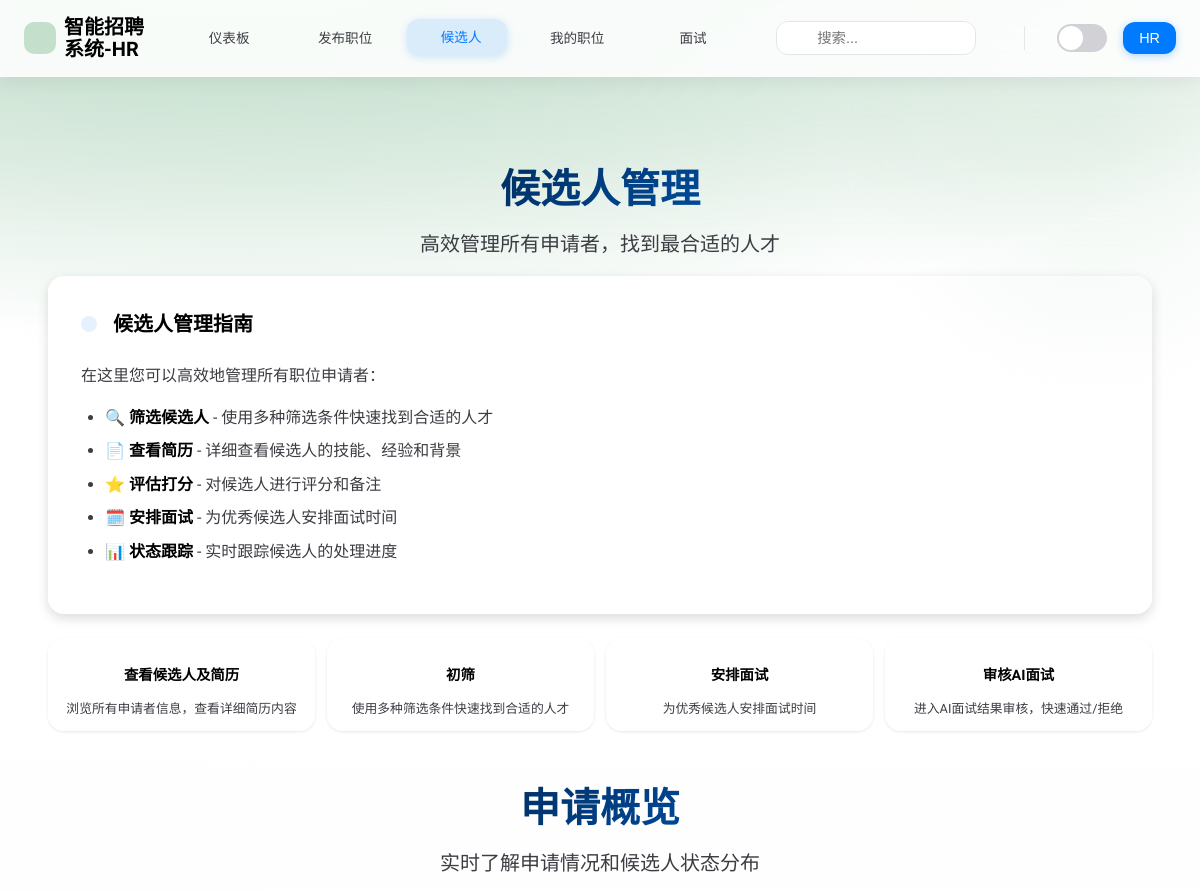
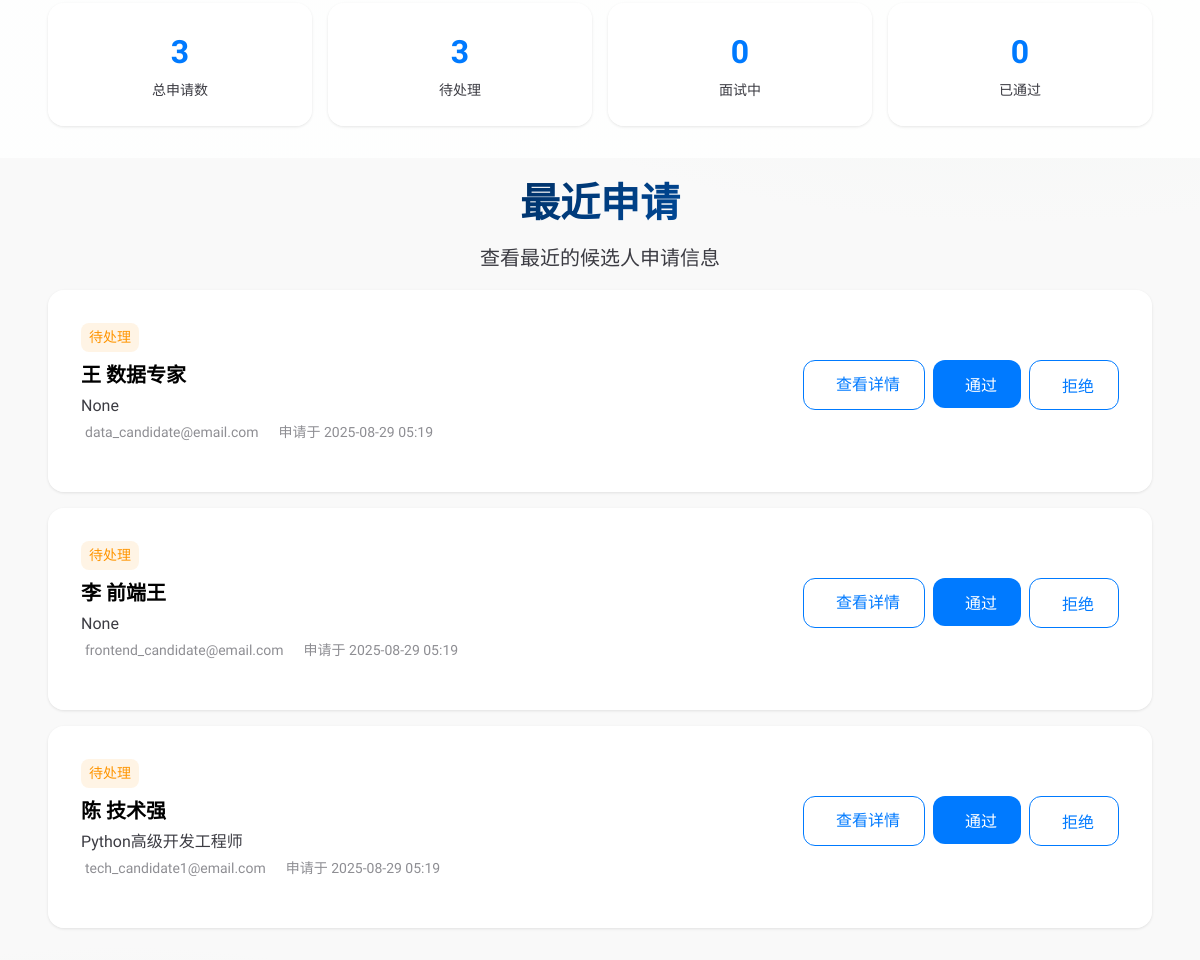
Screenshot of /smartrecruit/hr/dashboard/candidates/ (signed in) with the database file from the repository (2 pictures, top to bottom).
### app/models.py (models this page shows, shortened)
    class UserMixin:
        pass  # Flask-Login 方法将在User模型中实现

class User(UserMixin, db.Model):
    id = db.Column(db.Integer, primary_key=True)
    first_name = db.Column(db.String(100), nullable=False)
    last_name = db.Column(db.String(100), nullable=False)
    company_name = db.Column(db.String(100), nullable=False)
    position = db.Column(db.String(100))  # 可选职位字段
    email = db.Column(db.String(120), unique=True, nullable=False)
    phone_number = db.Column(db.String(15), nullable=False)
    birthday = db.Column(db.String(10), nullable=False)
    password = db.Column(db.String(60), nullable=False)
    cv_file = db.Column(db.String(120))
    profile_photo = db.Column(db.String(120))
    cv_data = db.Column(db.LargeBinary)  # 可选的简历二进制
    is_hr = db.Column(db.Boolean, default=False)  # HR标识
    user_type = db.Column(db.String(20), default='candidate')  # candidate, employee, supervisor, executive
    department = db.Column(db.String(100))  # 部门
    employee_id = db.Column(db.String(50), unique=True)  # 员工编号
    supervisor_id = db.Column(db.Integer, db.ForeignKey('user.id'))  # 主管ID
    hire_date = db.Column(db.Date)  # 入职日期
    bio = db.Column(db.Text)  # 个人简介
    skills = db.Column(db.Text)  # 技能标签（JSON格式存储）
    education = db.Column(db.Text)  # 教育经历
    experience = db.Column(db.Text)  # 工作经历
    is_active = db.Column(db.Boolean, default=True)  # 账号是否活跃
    deactivated_at = db.Column(db.DateTime)  # 注销时间
    deactivated_by = db.Column(db.Integer, db.ForeignKey('user.id'))  # 注销操作人ID

### smartrecruit_system/hr_module/dashboard.py (the view)
@dashboard_bp.route('/candidates', endpoint='candidates')
@dashboard_bp.route('/candidates/', endpoint='candidates_slash')
def candidates():
    if g.get('user') is None:
        flash('请先登录。', 'danger')
        return redirect(url_for('common.auth.sign'))
    if not getattr(g.user, 'is_hr', False):
        flash('只有HR用户可以访问该页面。', 'danger')
        return redirect(url_for('common.auth.sign'))
    recent = []
    total = pending = interview = approved = 0
    try:
        if db is None:
            raise RuntimeError('DB unavailable')
        app_rows = (
            Application.query
            .order_by(Application.timestamp.desc())
            .limit(50)
            .all()
        )
        for app_row in app_rows:
            user = User.query.get(app_row.user_id)
            if not user:
                continue
            job = Job.query.get(app_row.job_id)
            if job and job.user_id != g.user.id:
                continue
            status = (getattr(app_row, 'status', 'pending') or 'pending')
            total += 1
            if status == 'pending':
                pending += 1
            elif status == 'interview':
                interview += 1
            elif status == 'approved':
                approved += 1
            if len(recent) < 5:
                recent.append({
                    'user': user,
                    'first_name': getattr(user, 'first_name', ''),
                    'last_name': getattr(user, 'last_name', ''),
                    'email': getattr(user, 'email', ''),
                    'position': getattr(user, 'position', ''),
                    'applied_date': app_row.timestamp.strftime('%Y-%m-%d %H:%M') if getattr(app_row, 'timestamp', None) else '',
                    'status': status,
                })
    except Exception:
        recent = []
    try:
        return render_template(
            'smartrecruit/hr/hr_candidates_ios.html',
            candidates=recent,
            total_applications=total,
            pending_applications=pending,
            interview_applications=interview,
            approved_applications=approved,
        )
    except Exception:
        return redirect(url_for('smartrecruit.hr.dashboard.candidates_list'))

### app/templates/smartrecruit/hr/hr_candidates_ios.html (shortened to what this page needs)
<!DOCTYPE html>
<html lang="zh-CN">
<head>
    <link rel="stylesheet" href="{{ url_for('static', filename='ios_hr_style.css') }}">
    <link rel="stylesheet" href="https://unicons.iconscout.com/release/v4.0.0/css/line.css">
</head>
<body>
    <nav class="ios-nav">
        <div class="ios-nav-container">
            <a href="{{ url_for('smartrecruit.hr.dashboard.hr_dashboard') }}" class="ios-nav-brand">
                <div class="ios-nav-brand-icon">
                </div>
                <span>智能招聘系统-HR</span>
            </a>
            <ul class="ios-nav-menu">
                <li class="ios-nav-item">
                    <a href="{{ url_for('smartrecruit.hr.dashboard.hr_dashboard') }}" class="ios-nav-link">
                        <span class="ios-nav-text">仪表板</span>
                    </a>
                </li>
                <li class="ios-nav-item">
                    <a href="{{ url_for('smartrecruit.hr.recruitment.publish_recruitment') }}" class="ios-nav-link">
                        <span class="ios-nav-text">发布职位</span>
                    </a>
                </li>
                <li class="ios-nav-item">
                    <a href="{{ url_for('smartrecruit.hr.dashboard.candidates') }}" class="ios-nav-link active">
                        <span class="ios-nav-text">候选人</span>
                    </a>
                </li>
                <li class="ios-nav-item">
                    <a href="{{ url_for('smartrecruit.hr.recruitment.my_jobs') }}" class="ios-nav-link">
                        <span class="ios-nav-text">我的职位</span>
                    </a>
                </li>
                <li class="ios-nav-item">
                    <a href="{{ url_for('smartrecruit.hr.dashboard.interviews') }}" class="ios-nav-link">
                        <span class="ios-nav-text">面试</span>
                    </a>
                </li>
            </ul>
            <div class="ios-nav-actions">
                <div class="ios-nav-search">
                    <input type="text" placeholder="搜索..." />
                </div>
                <button class="theme-toggle" id="iosThemeToggle" title="切换主题"></button>
                <button class="ios-nav-button" data-action="profile">
                    <span>HR</span>
                </button>
            </div>
        </div>
    </nav>
    <div class="ios-parallax-bg"></div>
    <div class="ios-scroll-container">
        <section class="ios-section ios-candidates-hero">
            <div class="ios-container">
                <h1 class="ios-title ios-fade-in">候选人管理</h1>
                <p class="ios-subtitle ios-fade-in">高效管理所有申请者，找到最合适的人才</p>
                <div class="ios-feature-guide ios-fade-in-up">
                    <div class="ios-guide-header">
                        <i class="uil uil-users-alt"></i>
                        <h3>候选人管理指南</h3>
                    </div>
                    <div class="ios-guide-content">
                        <p>在这里您可以高效地管理所有职位申请者：</p>
                        <ul>
                            <li>🔍 <strong>筛选候选人</strong> - 使用多种筛选条件快速找到合适的人才</li>
                            <li>📄 <strong>查看简历</strong> - 详细查看候选人的技能、经验和背景</li>
                            <li>⭐ <strong>评估打分</strong> - 对候选人进行评分和备注</li>
                            <li>🗓️ <strong>安排面试</strong> - 为优秀候选人安排面试时间</li>
                            <li>📊 <strong>状态跟踪</strong> - 实时跟踪候选人的处理进度</li>
                        </ul>
                    </div>
                </div>
                <div class="ios-feature-buttons ios-fade-in-up" style="display:grid !important;grid-template-columns:repeat(4,1fr) !important;gap:12px !important;width:100% !important;">
                    <a href="{{ url_for('smartrecruit.hr.dashboard.candidates_list') }}" class="ios-feature-button">
                        <div class="ios-feature-title">查看候选人及简历</div>
                        <div class="ios-feature-description">浏览所有申请者信息，查看详细简历内容</div>
                    </a>
                    <a href="{{ url_for('smartrecruit.hr.dashboard.candidates_filter') }}" class="ios-feature-button">
                        <div class="ios-feature-title">初筛</div>
                        <div class="ios-feature-description">使用多种筛选条件快速找到合适的人才</div>
                    </a>
                    <a href="{{ url_for('smartrecruit.hr.dashboard.interviews') }}" class="ios-feature-button">
                        <div class="ios-feature-title">安排面试</div>
                        <div class="ios-feature-description">为优秀候选人安排面试时间</div>
                    </a>
                    <a href="{{ url_for('smartrecruit.hr.dashboard.candidates_ai_review') }}" class="ios-feature-button">
                        <div class="ios-feature-title">审核AI面试</div>
                        <div class="ios-feature-description">进入AI面试结果审核，快速通过/拒绝</div>
                    </a>
                </div>
            </div>
        </section>
        <section class="ios-section ios-filters-section">
            <div class="ios-container">
                <h2 class="ios-title ios-fade-in">申请概览</h2>
                <p class="ios-subtitle ios-fade-in">实时了解申请情况和候选人状态分布</p>
                <div class="ios-stats-grid">
                    <div class="ios-stat-card ios-fade-in-up">
                        <div class="ios-stat-number">{{ total_applications|default(0) }}</div>
                        <div class="ios-stat-label">总申请数</div>
                    </div>
                    <div class="ios-stat-card ios-fade-in-up">
                        <div class="ios-stat-number">{{ pending_applications|default(0) }}</div>
                        <div class="ios-stat-label">待处理</div>
                    </div>
                    <div class="ios-stat-card ios-fade-in-up">
                        <div class="ios-stat-number">{{ interview_applications|default(0) }}</div>
                        <div class="ios-stat-label">面试中</div>
                    </div>
                    <div class="ios-stat-card ios-fade-in-up">
                        <div class="ios-stat-number">{{ approved_applications|default(0) }}</div>
                        <div class="ios-stat-label">已通过</div>
                    </div>
                </div>
            </div>
        </section>
        <section class="ios-section ios-candidates-list">
            <div class="ios-container">
                <h2 class="ios-title ios-fade-in">最近申请</h2>
                <p class="ios-subtitle ios-fade-in">查看最近的候选人申请信息</p>
                {% if candidates %}
                    {% for candidate in candidates[:5] %}
                    <div class="ios-candidate-card ios-fade-in-up">
                        <div class="ios-candidate-status {{ candidate.status }}">
                            {% if candidate.status == 'pending' %}
                                待处理
                            {% elif candidate.status == 'interview' %}
                                面试中
                            {% elif candidate.status == 'approved' %}
                                已通过
                            {% elif candidate.status == 'rejected' %}
                                已拒绝
                            {% else %}
                                {{ candidate.status }}
                            {% endif %}
                        </div>
                        <div class="ios-candidate-header">
                            <div class="ios-candidate-info">
                                <div class="ios-candidate-name">{{ candidate.first_name }} {{ candidate.last_name }}</div>
                                <div class="ios-candidate-title">{{ candidate.position }}</div>
                                <div class="ios-candidate-meta">
                                    <div class="ios-candidate-meta-item">
                                        {{ candidate.email }}
                                    </div>
                                    <div class="ios-candidate-meta-item">
                                        申请于 {{ candidate.applied_date }}
                                    </div>
                                </div>
                            </div>
                            <div class="ios-candidate-actions">
                                <a href="{{ url_for('smartrecruit.hr.dashboard.view_candidate', candidate_id=candidate.user.id) }}" class="ios-button secondary">
                                    查看详情
                                </a>
                                {% if candidate.status == 'pending' %}
                                <form method="POST" action="{{ url_for('smartrecruit.hr.dashboard.approve_candidate', candidate_id=candidate.user.id) }}" style="display: inline;">
                                    <button type="submit" class="ios-button" onclick="return confirm('确定要通过这个候选人的申请吗？')">
                                        通过
                                    </button>
                                </form>
                                <form method="POST" action="{{ url_for('smartrecruit.hr.dashboard.reject_candidate', candidate_id=candidate.user.id) }}" style="display: inline;">
                                    <button type="submit" class="ios-button secondary" onclick="return confirm('确定要拒绝这个候选人的申请吗？')">
                                        拒绝
                                    </button>
                                </form>
                                {% elif candidate.status == 'approved' %}
                                <a href="{{ url_for('smartrecruit.hr.dashboard.schedule_interview', candidate_id=candidate.user.id) }}" class="ios-button">
                                    <i class="uil uil-calendar-alt"></i>
                                    安排面试
                                </a>
                                {% endif %}
                            </div>
                        </div>
                    </div>
                    {% endfor %}
                {% endif %}
            </div>
        </section>
    </div>
  </body>
</html>
</body>
</html>

### rows the page displays
User: last_name "数据专家", email "data_candidate@email.com"
User: last_name "前端王", email "frontend_candidate@email.com"
User: last_name "技术强", position "Python高级开发工程师", email "tech_candidate1@email.com"

### other values shown
{{ total_applications|default(0) }} "3"
{{ pending_applications|default(0) }} "3"
{{ interview_applications|default(0) }} "0"
{{ approved_applications|default(0) }} "0"
{{ candidate.first_name }} "王" "李" "陈"
{{ candidate.position }} "None" "None"
{{ candidate.applied_date }} "2025-08-29 05:19" "2025-08-29 05:19" "2025-08-29 05:19"
